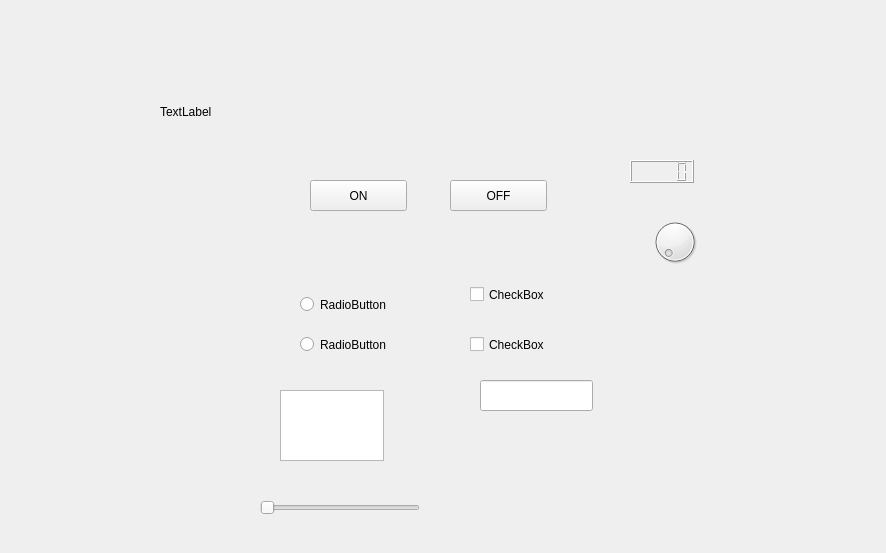
<?xml version="1.0" encoding="UTF-8"?>
<ui version="4.0">
 <class>Form</class>
 <widget class="QWidget" name="Form">
  <property name="geometry">
   <rect>
    <x>0</x>
    <y>0</y>
    <width>886</width>
    <height>553</height>
   </rect>
  </property>
  <property name="windowTitle">
   <string>Form</string>
  </property>
  <widget class="QLabel" name="textLabel">
   <property name="geometry">
    <rect>
     <x>160</x>
     <y>100</y>
     <width>73</width>
     <height>23</height>
    </rect>
   </property>
   <property name="text">
    <string>TextLabel</string>
   </property>
  </widget>
  <widget class="QPushButton" name="btn1">
   <property name="geometry">
    <rect>
     <x>310</x>
     <y>180</y>
     <width>97</width>
     <height>31</height>
    </rect>
   </property>
   <property name="text">
    <string>ON</string>
   </property>
  </widget>
  <widget class="QPushButton" name="btn2">
   <property name="geometry">
    <rect>
     <x>450</x>
     <y>180</y>
     <width>97</width>
     <height>31</height>
    </rect>
   </property>
   <property name="text">
    <string>OFF</string>
   </property>
  </widget>
  <widget class="QRadioButton" name="radioButton">
   <property name="geometry">
    <rect>
     <x>300</x>
     <y>290</y>
     <width>119</width>
     <height>29</height>
    </rect>
   </property>
   <property name="text">
    <string>RadioButton</string>
   </property>
  </widget>
  <widget class="QRadioButton" name="radioButton_2">
   <property name="geometry">
    <rect>
     <x>300</x>
     <y>330</y>
     <width>119</width>
     <height>29</height>
    </rect>
   </property>
   <property name="text">
    <string>RadioButton</string>
   </property>
  </widget>
  <widget class="QCheckBox" name="checkBox">
   <property name="geometry">
    <rect>
     <x>470</x>
     <y>280</y>
     <width>100</width>
     <height>29</height>
    </rect>
   </property>
   <property name="text">
    <string>CheckBox</string>
   </property>
  </widget>
  <widget class="QCheckBox" name="checkBox_2">
   <property name="geometry">
    <rect>
     <x>470</x>
     <y>330</y>
     <width>100</width>
     <height>29</height>
    </rect>
   </property>
   <property name="text">
    <string>CheckBox</string>
   </property>
  </widget>
  <widget class="QTextEdit" name="textEdit">
   <property name="geometry">
    <rect>
     <x>280</x>
     <y>390</y>
     <width>104</width>
     <height>71</height>
    </rect>
   </property>
  </widget>
  <widget class="QLineEdit" name="lineEdit">
   <property name="geometry">
    <rect>
     <x>480</x>
     <y>380</y>
     <width>113</width>
     <height>31</height>
    </rect>
   </property>
  </widget>
  <widget class="QLCDNumber" name="lcdNumber">
   <property name="geometry">
    <rect>
     <x>630</x>
     <y>160</y>
     <width>64</width>
     <height>23</height>
    </rect>
   </property>
  </widget>
  <widget class="QDial" name="dial">
   <property name="geometry">
    <rect>
     <x>650</x>
     <y>210</y>
     <width>50</width>
     <height>64</height>
    </rect>
   </property>
  </widget>
  <widget class="QSlider" name="horizontalSlider">
   <property name="geometry">
    <rect>
     <x>260</x>
     <y>500</y>
     <width>160</width>
     <height>16</height>
    </rect>
   </property>
   <property name="orientation">
    <enum>Qt::Horizontal</enum>
   </property>
  </widget>
 </widget>
 <resources/>
 <connections/>
</ui>
